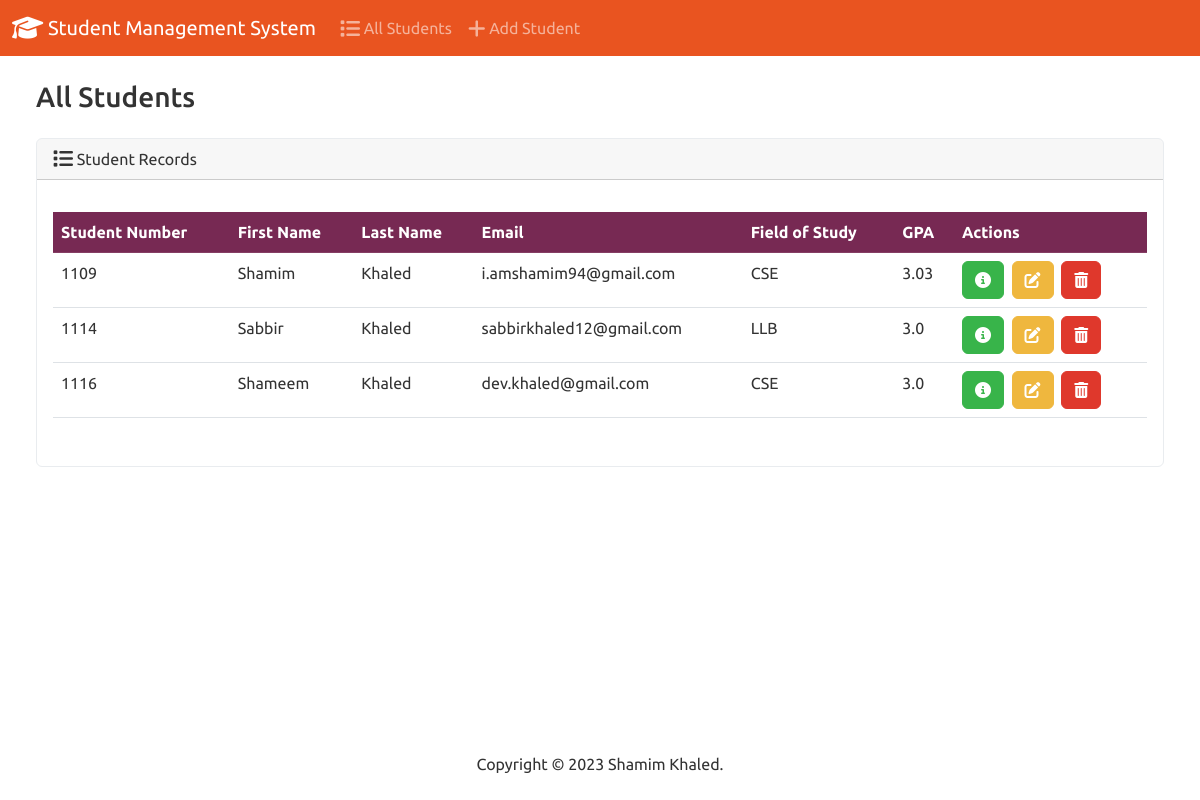
The page / on the database its author committed.
### student/models.py (models this page shows, shortened)
class Student(models.Model):
  student_number = models.PositiveIntegerField()
  first_name = models.CharField(max_length=50)
  last_name = models.CharField(max_length=50)
  email = models.EmailField(max_length=100)
  field_of_study = models.CharField(max_length=50)
  gpa = models.FloatField()

### student/views.py (the view)
# urls.py: path('', views.index, name='index'),
def index(request):
    students = Student.objects.all()
    context = {
        'students':students,
    }
    return render(request, 'student/index.html', context)

### templates/student/index.html (shortened to what this page needs)
{% extends 'student/base.html' %}
{% load static %}
{% block content %}
    <div class="container-fluid">
        <h3 class="m-4">All Students</h3>
        <div class="row">
            <div class="col-12">
                {% if students %}
                <div class="card border-light ms-4 me-4 mb-4">
                    <div class="card-header"> <i class="fa-solid fa-list fa-lg"></i> Student Records</div>
                    <div class="card-body">
                      <p class="card-text">
                        <div class="table-responsive">
                            <table class="table table-hover">
                                <thead>
                                  <tr class="table-dark">
                                    <th scope="col">Student Number</th>
                                    <th scope="col">First Name</th>
                                    <th scope="col">Last Name</th>
                                    <th scope="col">Email</th>
                                    <th scope="col">Field of Study</th>
                                    <th scope="col">GPA</th>
                                    <th scope="col">Actions</th>
                                  </tr>
                                </thead>
                                <tbody>
                                  {% for student in students %}
                                  <tr >
                                    <td>{{ student.student_number }}</td>
                                    <td>{{ student.first_name }}</td>
                                    <td>{{ student.last_name }}</td>
                                    <td>{{ student.email }}</td>
                                    <td>{{ student.field_of_study }}</td>
                                    <td>{{ student.gpa }}</td>
                                    <td>
                                      <button type="button" class="btn btn-success me-1" href="{% url 'view_student' student.id %}" data-bs-toggle="modal" data-bs-target="#myModal{{student.id}}">
                                        <i class="fa-solid fa-circle-info "></i>
                                      </button>
                                    <a class="btn btn-warning me-1" href="{% url 'edit' student.id %}">
                                      <i class="fa-solid fa-pen-to-square"></i>
                                    </a>
                                    <button type="button" class="btn btn-danger" data-bs-toggle="modal" data-bs-target="#delete{{student.id}}">
                                      <i class="fa-solid fa-trash-can "></i>
                                    </button>
                                  </td>
                                  </tr>
                                  {% endfor %}
                                </tbody>
                              </table>
                        </div>
                      </p>
                    </div>
                  </div>
                {% else %}
                <div class="alert alert-primary ms-4 me-4">
                    <h5>No Student Records</h5>
                  </div>
                {% endif %}
            </div>
        </div>
    </div>
  </body>
</html>
{% endblock  %}

### templates/student/base.html (shortened to what this page needs)
{% load static %}
<!DOCTYPE html>
<html lang="en">
  <head>
    <link rel="stylesheet" href="https://cdnjs.cloudflare.com/ajax/libs/font-awesome/6.1.1/css/all.min.css">
    <link href="{% static 'css/bootstrap.min.css' %}" rel="stylesheet">
  </head>
  <body class="d-flex flex-column min-vh-100">
    <nav class="navbar navbar-expand-lg navbar-dark bg-primary">
        <div class="container-fluid">
            <a class="navbar-brand" href="{% url 'index' %}">
                <i class="fa-solid fa-graduation-cap fa-lg"></i> Student Management System
            </a>
          <div class="collapse navbar-collapse" id="navbarColor01">
            <ul class="navbar-nav me-auto">
                <li class="nav-item">
                  <a class="nav-link" href="{% url 'index' %}">
                    <i class="fa-solid fa-list fa-lg"></i> All Students
                  </a>
                </li>
                <li class="nav-item">
                  <a class="nav-link" href="{% url 'add' %}">
                    <i class="fa-solid fa-plus fa-lg"></i> Add Student
                  </a>
                </li>
              </ul>
          </div>
        </div>
      </nav>
      {% block content %}
      {% endblock %}
      {% include 'student/footer.html' %}

### templates/student/footer.html
<footer class="mt-auto mb-4">
    <div class="text-center">
      <span>
        Copyright &copy; <script>document.write(new Date().getFullYear())</script> Shamim Khaled.
      </span>
    </div>
  </footer>

### rows shown on the page
Student: student_number "1109", first_name "Shamim", last_name "Khaled", email "i.amshamim94@gmail.com", field_of_study "CSE", gpa "3.03"
Student: student_number "1114", first_name "Sabbir", last_name "Khaled", email "sabbirkhaled12@gmail.com", field_of_study "LLB", gpa "3.0"
Student: student_number "1116", first_name "Shameem", last_name "Khaled", email "dev.khaled@gmail.com", field_of_study "CSE", gpa "3.0"
